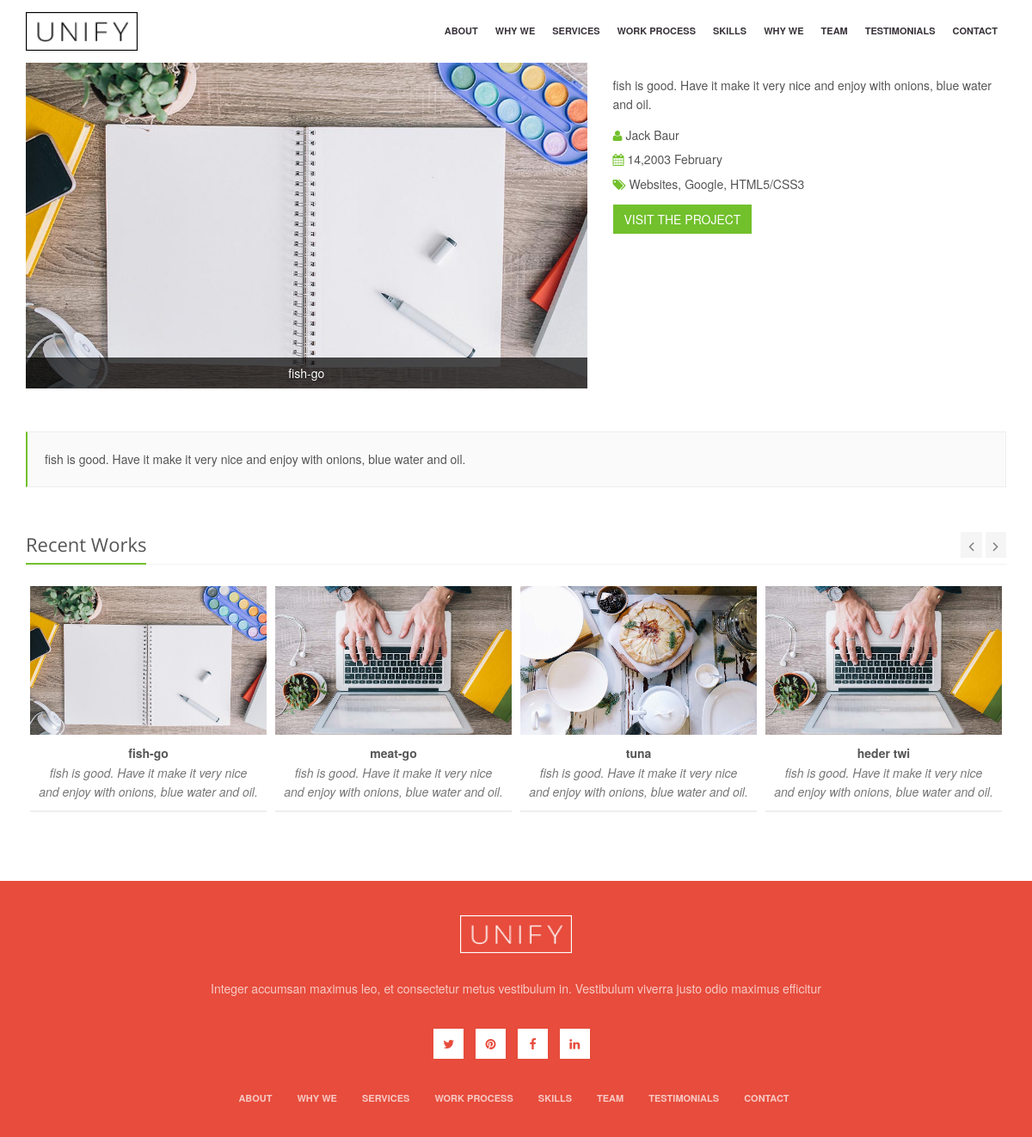
/welcome/tryPage/1, run on an earlier commit of the app's database.
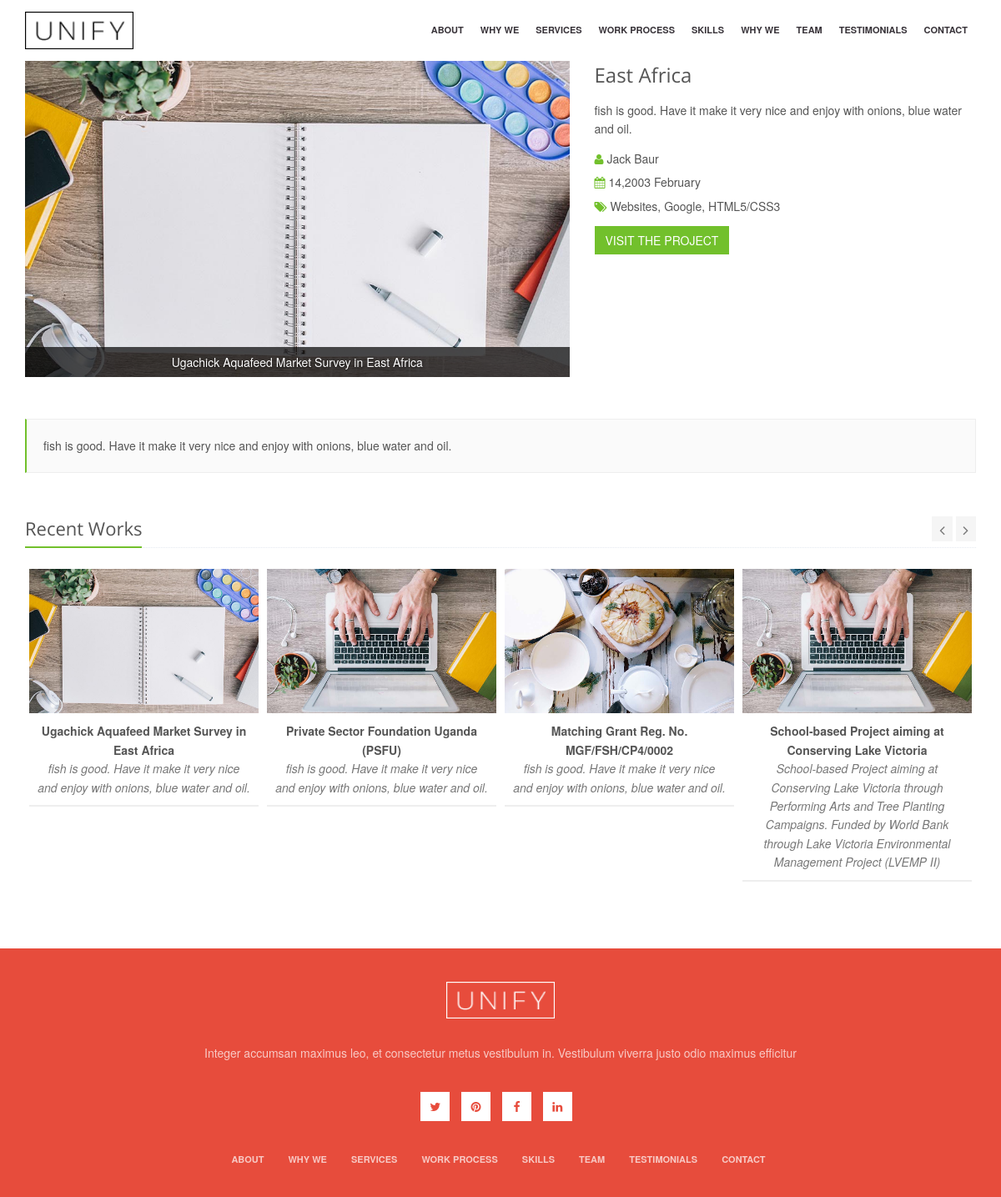
And on a later commit of the database.
### tables this page shows
CREATE TABLE `portifolio` (
  `portifolio_id` int(30) NOT NULL,
  `portifolio_name` varchar(230) NOT NULL,
  `portifolio_image` varchar(150) NOT NULL,
  `portifolio_description` text NOT NULL,
  `date_joined` datetime NOT NULL DEFAULT CURRENT_TIMESTAMP,
  `category` enum('Fishery','Educ','philosp','market') NOT NULL
);

### application/controllers/Welcome.php (called while the page is built, shortened)
<?php
class Welcome extends CI_Controller {
	public function __construct(){
		$this->load->model("Portifolio");
	}
	public function tryPage( $id )
	{
		$data = array("portifolio"=>$this->Portifolio->get_portifolio($id), "portifolios"=>$this->Portifolio->get_portifolios());
		$this->load->view('try', $data);
	}
}

### index.php (called while the page is built, shortened)
<?php
require_once BASEPATH.'core/CodeIgniter.php';

### application/models/Portifolio.php (called while the page is built, shortened)
<?php
class Portifolio extends CI_Model {
    public $table;
    public $order_by;
    function __construct(){
        $this->table = "portifolio";
        $this->order_by = "date_joined";
    }
    function get_portifolios(){
        $this->db->order_by($this->order_by, 'DESC');
        $result  = $this->db->get($this->table);
        return $result->result();
    }
    function get_portifolio($id){
        $this->db->where("portifolio_id", $id);
        $result  = $this->db->get($this->table);
        return $result->row();
    }
}

### application/views/try.php (the view, shortened to what this page needs)
<!DOCTYPE html>
<html lang="en-us">
<head>
	<link rel="stylesheet" href="<?php echo base_url();?>asset1/plugins/bootstrap/css/bootstrap.min.css">
	<link rel="stylesheet" href="<?php echo base_url();?>asset1/css/app.css">
	<link rel="stylesheet" href="<?php echo base_url();?>asset1/css/blocks.css">
	<link rel="stylesheet" href="<?php echo base_url();?>asset1/css/plugins.css">
	<link rel="stylesheet" href="<?php echo base_url();?>asset1/css/style.css">
	<link rel="stylesheet" href="<?php echo base_url();?>asset1/css/headers/header-default.css">
	<link rel="stylesheet" href="<?php echo base_url();?>asset1/css/footers/footer-v1.css">
	<link rel="stylesheet" href="<?php echo base_url();?>assets/css/portfolio-v2.css">
    <link rel="stylesheet" href="<?php echo base_url();?>assets/plugins/owl-carousel/owl-carousel/owl.carousel.css">
	<link rel="stylesheet" href="<?php echo base_url();?>asset1/plugins/animate.css">
	<link rel="stylesheet" href="<?php echo base_url();?>asset1/plugins/line-icons/line-icons.css">
	<link rel="stylesheet" href="<?php echo base_url();?>asset1/plugins/font-awesome/css/font-awesome.min.css">
	<link rel="stylesheet" href="<?php echo base_url();?>asset1/plugins/owl-carousel2/assets/owl.carousel.css">
	<link rel="stylesheet" href="<?php echo base_url();?>asset1/plugins/sky-forms-pro/skyforms/css/sky-forms.css">
	<link rel="stylesheet" href="<?php echo base_url();?>asset1/plugins/sky-forms-pro/skyforms/custom/custom-sky-forms-v2.css">
	<link rel="stylesheet" type="text/css" href="<?php echo base_url();?>asset1/plugins/revolution-slider/revolution/fonts/pe-icon-7-stroke/css/pe-icon-7-stroke.css">
	<link rel="stylesheet" type="text/css" href="<?php echo base_url();?>asset1/plugins/revolution-slider/revolution/css/settings.css">
	<link rel="stylesheet" type="text/css" href="<?php echo base_url();?>asset1/plugins/revolution-slider/revolution/css/layers.css">
	<link rel="stylesheet" type="text/css" href="<?php echo base_url();?>asset1/plugins/revolution-slider/revolution/css/navigation.css">
	<link rel="stylesheet" href="<?php echo base_url();?>asset1/css/agency.style.css">
	<link rel="stylesheet" href="<?php echo base_url();?>asset1/css/custom.css">
</head>
<body id="body" data-spy="scroll" data-target=".one-page-header" class="demo-lightbox-gallery">
	<main class="wrapper">
		<nav class="one-page-header navbar navbar-default navbar-fixed-top one-page-nav-scrolling one-page-nav__fixed" data-role="navigation">
			<div class="container">
				<div class="menu-container page-scroll">
					<a class="navbar-brand" href="#body">
						<img src="<?php echo base_url();?>assets/img/logo-dark3.png" alt="">
					</a>
				</div>
				<div class="collapse navbar-collapse navbar-ex1-collapse">
					<div class="menu-container">
						<ul class="nav navbar-nav">
							<li class="page-scroll">
								<a href="<?php echo base_url();?>welcome/index#About">
									<span data-hover="About">About</span>
								</a>
							</li>
							<li class="page-scroll">
								<a href="<?php echo base_url();?>welcome/index#WhyWe">
									<span data-hover="Why We">Why We</span>
								</a>
							</li>
							<li class="page-scroll">
								<a href="<?php echo base_url();?>welcome/index#Services">
									<span data-hover="Services">Services</span>
								</a>
							</li>
							<li class="page-scroll">
								<a href="<?php echo base_url();?>welcome/index#WorkProcess">
									<span data-hover="Work Process">Work Process</span>
								</a>
							</li>
							<li class="page-scroll">
								<a href="<?php echo base_url();?>welcome/index#Skills">
									<span data-hover="Skills">Skills</span>
								</a>
							</li>
							<li class="page-scroll">
								<a href="<?php echo base_url();?>welcome/index#Portifolio">
									<span data-hover="Why We">Why We</span>
								</a>
							</li>
							<li class="page-scroll">
								<a href="<?php echo base_url();?>welcome/index#Team">
									<span data-hover="Team">Team</span>
								</a>
							</li>
							<li class="page-scroll">
								<a href="<?php echo base_url();?>welcome/index#Testimonials">
									<span data-hover="Testimonials">Testimonials</span>
								</a>
							</li>
							<li class="page-scroll">
								<a href="<?php echo base_url();?>/welcome/index#Contact">
									<span data-hover="Contact">Contact</span>
								</a>
							</li>
						</ul>
					</div>
				</div>
			</div>
		</nav>
		 <div class="container content">
    	<div class="row portfolio-item margin-bottom-50">
            <div class="col-md-7">
                <div class="carousel slide carousel-v1" id="myCarousel">
                    <div class="carousel-inner">
                        <div class="item active">
                            <img alt="" src="<?php echo base_url();?>assets/img/main/<?php  echo $portifolio->portifolio_image;  ?>">
                            <div class="carousel-caption">
                                <p><?php echo $portifolio->portifolio_name; ?></p>
                            </div>
                        </div>
                    </div>
                </div>
            </div>
            <div class="col-md-5">
            	<h2><?php  echo $portifolio->portifolio_name;  ?></h2>
                <p><?php  echo $portifolio->portifolio_description;  ?></p>
                <ul class="list-unstyled">
                	<li><i class="fa fa-user color-green"></i> Jack Baur</li>
                	<li><i class="fa fa-calendar color-green"></i> 14,2003 February</li>
                	<li><i class="fa fa-tags color-green"></i> Websites, Google, HTML5/CSS3</li>
                </ul>
                <a href="#" class="btn-u btn-u-large">VISIT THE PROJECT</a>
            </div>
        </div>
        <div class="tag-box tag-box-v2">
			<p><?php  echo $portifolio->portifolio_description;  ?></p>
        </div>
        <div class="owl-carousel-v1 owl-work-v1 margin-bottom-40">
            <div class="headline"><h2 class="pull-left">Recent Works</h2>
                <div class="owl-navigation">
                    <div class="customNavigation">
                        <a class="owl-btn prev-v2"><i class="fa fa-angle-left"></i></a>
                        <a class="owl-btn next-v2"><i class="fa fa-angle-right"></i></a>
                    </div>
                </div>
            </div>
            <div class="owl-recent-works-v1">
				<?php
					if( count( $portifolios) > 0 ) {
							foreach( $portifolios as $portifolio){
							echo '<div class="item">
								<a href="'.base_url().'welcome/tryPage/'.$portifolio->portifolio_id.'">
								<em class="overflow-hidden">
								<img class="img-responsive" src="'.base_url().'assets/img/main/'.$portifolio->portifolio_image.'" alt="">
								</em>
								<span>
								<strong>'.$portifolio->portifolio_name.'</strong>
								<i>'.$portifolio->portifolio_description.'</i>
								</span>
								</a>
							</div>';
							}
					}
				?>
            </div>
        </div>
    </div>
		<div class="footer-v9 text-center">
			<div class="container">
				<div class="page-scroll">
					<a href="#body" class="footer-logo">
						<img src="<?php echo base_url();?>assets/img/logo-light3.png" alt="Logo" class="g-mb-30">
					</a>
				</div>
				<div class="g-mb-35">Integer accumsan maximus leo, et consectetur metus vestibulum in. Vestibulum viverra justo odio maximus efficitur</div>
				<ul class="g-social-icons-v2 g-mb-30">
					<li>
						<a href="#">
							<i class="fa fa-twitter"></i>
						</a>
					</li>
					<li>
						<a href="#">
							<i class="fa fa-pinterest"></i>
						</a>
					</li>
					<li>
						<a href="#">
							<i class="fa fa-facebook"></i>
						</a>
					</li>
					<li>
						<a href="#">
							<i class="fa fa-linkedin"></i>
						</a>
					</li>
				</ul>
				<ul class="footer-v9-menu list-inline">
					<li class="page-scroll">
						<a href="#About">About</a>
					</li>
					<li class="page-scroll">
						<a href="#WhyWe">Why We</a>
					</li>
					<li class="page-scroll">
						<a href="#Services">Services</a>
					</li>
					<li class="page-scroll">
						<a href="#WorkProcess">Work Process</a>
					</li>
					<li class="page-scroll">
						<a href="#Skills">Skills</a>
					</li>
					<li class="page-scroll">
						<a href="#Team">Team</a>
					</li>
					<li class="page-scroll">
						<a href="#Testimonials">Testimonials</a>
					</li>
					<li class="page-scroll">
						<a href="#Contact">Contact</a>
					</li>
				</ul>
			</div>
		</div>
	</main>
</body>
</html>

### asset1/css/app.css (style rules this page uses)
* { border-radius: 0; }
a, a:focus, a:hover, a:active, button, button:hover { outline: 0 !important; }
h2 { font-size: 24px; line-height: 33px; }
h1, h2, h3, h4, h5, h6 { color: #555; margin-top: 5px; text-shadow: none; font-weight: normal; font-family: "Open Sans", Arial, sans-serif; }
.headline { display: block; margin: 10px 0 25px 0; border-bottom: 1px dotted #e4e9f0; }
.headline h2 { font-size: 22px; }
.headline h2, .headline h3, .headline h4 { margin: 0 0 -2px 0; padding-bottom: 5px; display: inline-block; border-bottom: 2px solid #72c02c; }
.carousel-v1 .carousel-caption { left: 0; right: 0; bottom: 0; padding: 7px 15px; background: rgba(0, 0, 0, 0.7); }
.carousel-v1 .carousel-caption p { color: #fff; margin-bottom: 0; }
.btn-u { border: 0; color: #fff; font-size: 14px; cursor: pointer; font-weight: 400; padding: 6px 13px; position: relative; background: #72c02c; white-space: nowrap; display: inline-block; text-decoration: none; }
i.icon-color-u, i.icon-color-red, i.icon-color-sea, i.icon-color-dark, i.icon-color-grey, i.icon-color-blue, i.icon-color-green, i.icon-color-yellow, i.icon-color-orange, i.icon-color-purple, i.icon-color-aqua, i.icon-color-brown, i.icon-color-dark-blue, i.icon-color-light-grey, i.icon-color-light-green, { background: none; }
.tag-box { padding: 20px; background: #fff; margin-bottom: 30px; }
.tag-box p { margin-bottom: 0; }
.tag-box-v2 { background: #fafafa; border: solid 1px #eee; border-left: solid 2px #72c02c; }
.content { padding-top: 40px; padding-bottom: 40px; }
.margin-bottom-5, .margin-bottom-10, .margin-bottom-15, .margin-bottom-20, .margin-bottom-25, .margin-bottom-30, .margin-bottom-35, .margin-bottom-40, .margin-bottom-45, .margin-bottom-50, .margin-bottom-55, .margin-bottom-60, .margin-bottom-100 { clear:both; }
.margin-bottom-40 { margin-bottom:40px; }
.margin-bottom-50 { margin-bottom:50px; }
.color-green { color: #72c02c; }
.overflow-hidden { overflow: hidden; }

### assets1/css/plugins.css (style rules this page uses)
.owl-btn { color: #777; cursor: pointer; font-size: 18px; padding: 2px 9px; text-align: center; background: #f5f5f5; }
.owl-carousel-v1 .owl-navigation { text-align: right; margin-bottom: 20px; }
.owl-carousel-v1 .item { margin: 0 5px; }
.owl-carousel-v1 .item img { text-align: center; }
.owl-work-v1 .owl-navigation { top: 3px; position: relative; }
.owl-work-v1 .owl-navigation { margin-bottom: 10px; }
.owl-work-v1 .item a { text-align: center; }
.owl-work-v1 .item em.overflow-hidden { display: block; }
.owl-work-v1 .item a span { display: block; padding: 10px; border-bottom: solid 2px #eee; }
.owl-work-v1 .item a strong { color: #555; display: block; }
.owl-work-v1 .item a i { color: #777; }
.owl-work-v1 .item a img { -webkit-transition: all 0.8s ease-in-out; -moz-transition: all 0.8s ease-in-out; -o-transition: all 0.8s ease-in-out; -ms-transition: all 0.8s ease-in-out; transition: all 0.8s ease-in-out; }

### asset1/css/style.css (style rules this page uses)
body { color: #333; font-size: 13px; line-height: 1.6; }
p, li, li a, label { color: #555; }
a { color: #72c02c; text-decoration: none; }
a, a:focus, a:hover, a:active { outline: 0 !important; }
.wrapper { background: #fff; }
.footer-logo { margin: 17px 0 20px; }
.portfolio-item h2 { color: #555; font-size: 24px; margin: 0 0 15px; }
.portfolio-item li { padding: 3px 0; }

What changed in the data, as far as the page shows it:
changed portifolio: portifolio_name "fish-go" → "Ugachick Aquafeed Market Survey in East Africa"
changed portifolio: portifolio_name "meat-go" → "Private Sector Foundation Uganda (PSFU)"
changed portifolio: portifolio_name "tuna" → "Matching Grant Reg. No. MGF/FSH/CP4/0002"
changed portifolio: portifolio_name "heder twi" → "School-based Project aiming at Conserving Lake Victoria"; portifolio_description "fish is good. Have it make it very nice and enjoy with onions, blue water and oil." → "School-based Project aiming at Conserving Lake Victoria through Performing Arts and Tree Planting Campaigns. Funded by World Bank through Lake Victoria Environmental Management Project (LVEMP II)"
